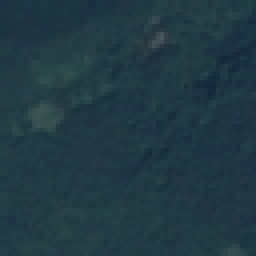
#> input picture be-mlsys-assignment-dataset/eval_set/tile_003.png, 64 x 64 px (shown 4 times larger)
$ python -i model.py   (imports and definitions only)
#> lines starting #> are read from the running program, lines starting #| are printed output that depends on the picture
#> further down, picture is the input picture: PIL image 64x64 RGB; mean R, G, B 33.6, 57.5, 67.4
import time
import math
import warnings
import joblib
# [1 line not run here, left out]
import numpy as np
from PIL import Image
from pathlib import Path
from typing import Dict, Any, Optional

from app.config import settings

def extract_features(img: Image.Image) -> np.ndarray:
    """
    Extract robust spatial, spectral, and textural features from a 64x64 satellite tile.
    Designed for offline edge execution: zero network calls, CPU-friendly, <2ms latency.
    """
    img_rgb = img.convert('RGB')
    arr = np.array(img_rgb, dtype=np.float32)
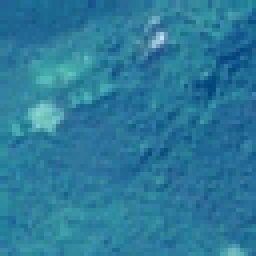
#> arr: shape (64, 64, 3) float32 (shown 4 times larger); mean R, G, B 33.6, 57.5, 67.4; drawn with min black and max white

    # 1. Spectral Channel Statistics (Mean, Std, 10th & 90th Percentiles)
    mean_rgb = arr.mean(axis=(0, 1))
#> mean_rgb = [33.57, 57.51, 67.4]
    std_rgb = arr.std(axis=(0, 1))
#> std_rgb = [4.55, 5.49, 3.25]
    p10_rgb = np.percentile(arr, 10, axis=(0, 1))
#> p10_rgb = [29, 52, 64]
    p90_rgb = np.percentile(arr, 90, axis=(0, 1))
#> p90_rgb = [38, 63, 71]

    # 2. Spectral Vegetation & Water Proxies (Optical Band Ratios)
    # Band 4 (Red), Band 3 (Green), Band 2 (Blue)
    r = arr[:, :, 0]
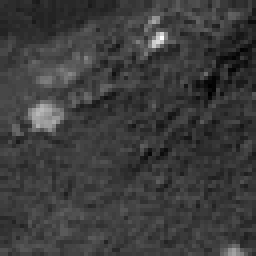
#> r: shape (64, 64) float32 (shown 4 times larger); min 20, max 77, mean 33.6; drawn with min black and max white
    g = arr[:, :, 1]
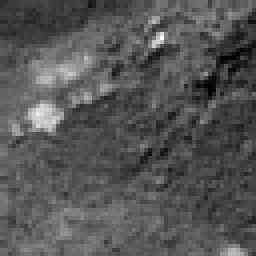
#> g: shape (64, 64) float32 (shown 4 times larger); min 41, max 90, mean 57.5; drawn with min black and max white
    b = arr[:, :, 2]
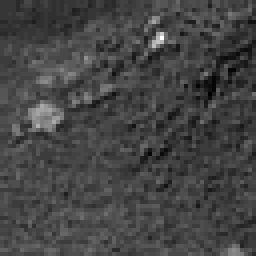
#> b: shape (64, 64) float32 (shown 4 times larger); min 56, max 98, mean 67.4; drawn with min black and max white

    # Visible Atmospherically Resistant Index (VARI) proxy: (G - R) / (G + R + eps)
    rg_diff = (g - r) / (g + r + 1e-5)
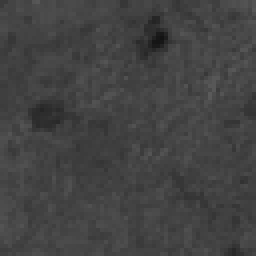
#> rg_diff: shape (64, 64) float32 (shown 4 times larger); min 0.0778, max 0.355, mean 0.264
    # Blue-to-Red ratio: strong discriminator for deep vs shallow water bodies
    br_diff = (b - r) / (b + r + 1e-5)
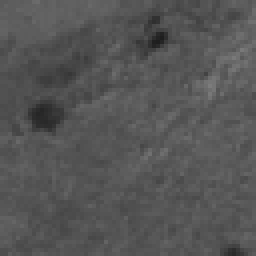
#> br_diff: shape (64, 64) float32 (shown 4 times larger); min 0.12, max 0.487, mean 0.338

    idx_features = [
        float(rg_diff.mean()), float(rg_diff.std()),
        float(br_diff.mean()), float(br_diff.std())
    ]
#> idx_features = [0.264, 0.0269, 0.338, 0.0379]

    # 3. Spatial Grid Pooling (2x2 sub-blocks)
    # Captures spatial asymmetry (e.g. highways/rivers traversing a quadrant)
    h, w, _ = arr.shape
#> h = 64; w = 64
    h_mid, w_mid = h // 2, w // 2
#> h_mid = 32; w_mid = 32
    quadrants = [
        arr[:h_mid, :w_mid],
        arr[:h_mid, w_mid:],
        arr[h_mid:, :w_mid],
        arr[h_mid:, w_mid:]
    ]
    quad_stats = []
    for quad in quadrants:
        quad_stats.extend(quad.mean(axis=(0, 1)))
        quad_stats.extend(quad.std(axis=(0, 1)))
#> this loop made 4 passes
#> after the loop, quad_stats = [34.8, 59.14, 67.99, 5.77, 7.13, 3.84, 32.7, 56.11, 66.6, 5.51, 5.73, 3.85, 34.13, 59.06, 68.23, 2.4, 3.46, 2.04, 32.66, 55.72, 66.77, 3.17, 3.84, 2.53]

    # 4. Color Histograms (16 bins per channel = 48 features)
    hist_r, _ = np.histogram(r, bins=16, range=(0, 256), density=True)
#> hist_r = [0, 0.0182, 0.0432, 0.000977, 0.000107, 0, 0, 0, 0, 0, 0, 0, 0, 0, 0, 0]
    hist_g, _ = np.histogram(g, bins=16, range=(0, 256), density=True)
#> hist_g = [0, 0, 0.00127, 0.055, 0.00589, 0.000336, 0, 0, 0, 0, 0, 0, 0, 0, 0, 0]
    hist_b, _ = np.histogram(b, bins=16, range=(0, 256), density=True)
#> hist_b = [0, 0, 0, 0.00517, 0.0569, 0.000397, 1.53e-05, 0, 0, 0, 0, 0, 0, 0, 0, 0]

    # 5. Spatial Edge Texture (finite differences along X and Y axes)
    dx = np.abs(np.diff(arr, axis=1)).mean(axis=(0, 1))
#> dx = [2.14, 2.27, 2.04]
    dy = np.abs(np.diff(arr, axis=0)).mean(axis=(0, 1))
#> dy = [2.33, 2.55, 2.21]

    features = np.concatenate([
        mean_rgb, std_rgb, p10_rgb, p90_rgb,
        np.array(idx_features, dtype=np.float32),
        np.array(quad_stats, dtype=np.float32),
        hist_r, hist_g, hist_b,
        dx, dy
    ])
#> features = 94 values, max 71 at index 11, min 0 at index 40, mean 12.62
    return features


class TileClassifier:
    """
    Offline inference engine wrapper.
    Loads trained model bundle and produces predictions with confidence & uncertainty metrics.
    """
    def __init__(self, model_path: Optional[Path] = None):
        self.model_path = model_path or settings.MODEL_PATH
        self.model = None
        self.classes = settings.CLASSES
        self._load()

    def _load(self):
        if self.model_path.exists():
            bundle = joblib.load(self.model_path)
            if isinstance(bundle, dict) and "model" in bundle:
                self.model = bundle["model"]
                self.classes = bundle.get("classes", settings.CLASSES)
            else:
                self.model = bundle
            if hasattr(self.model, "n_jobs"):
                self.model.n_jobs = 1
        else:
            self.model = None

    @property
    def is_loaded(self) -> bool:
        return self.model is not None

    # [42 lines left out: function predict, not called in this run]

# Global singleton classifier instance
classifier = TileClassifier()

>>> from PIL import Image
>>> picture = Image.open('../be-mlsys-assignment-dataset/eval_set/tile_003.png')
>>> result = extract_features(picture)
#> result has the same summary as features in extract_features

$ run again, on be-mlsys-assignment-dataset/eval_set/tile_005.png
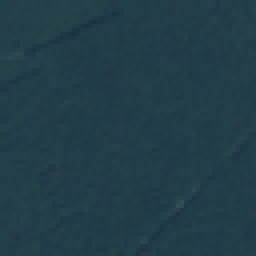
#> input picture be-mlsys-assignment-dataset/eval_set/tile_005.png, 64 x 64 px (shown 4 times larger)
#> picture is the input picture: PIL image 64x64 RGB; mean R, G, B 34.5, 61.8, 72.7
#> in extract_features, `arr = np.array(img_rgb, dtype=np.float32)`:
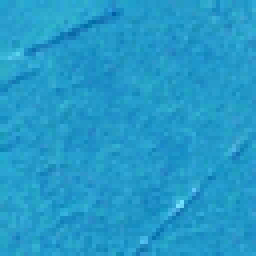
#> arr: shape (64, 64, 3) float32 (shown 4 times larger); mean R, G, B 34.5, 61.8, 72.7; drawn with min black and max white
#> mean_rgb = [34.5, 61.82, 72.66]
#> std_rgb = [1.87, 2.25, 1.71]
#> p10_rgb = [32, 59, 71]
#> p90_rgb = [37, 64, 75]
#> in extract_features, `br_diff = (b - r) / (b + r + 1e-5)`:
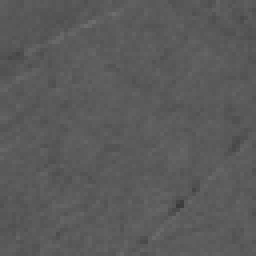
#> br_diff: shape (64, 64) float32 (shown 4 times larger); min 0.232, max 0.429, mean 0.356
#> idx_features = [0.284, 0.0136, 0.356, 0.0158]
#> the loop in extract_features, `for quad in quadrants:` made 4 passes
#> after the loop in extract_features, `for quad in quadrants:`: quad_stats = [34.64, 61.99, 72.72, 2.04, 2.82, 1.89, 34.61, 61.91, 72.66, 1.5, 1.61, 1.39, 34.58, 61.95, 72.72, 1.64, 2.01, 1.6, 34.19, 61.43, 72.56, 2.2, 2.35, 1.9]
#> hist_r = [0, 0.00258, 0.0599, 6.1e-05, 0, 0, 0, 0, 0, 0, 0, 0, 0, 0, 0, 0]
#> hist_g = [0, 0, 0, 0.0504, 0.0121, 0, 0, 0, 0, 0, 0, 0, 0, 0, 0, 0]
#> hist_b = [0, 0, 0, 0, 0.0623, 0.000168, 0, 0, 0, 0, 0, 0, 0, 0, 0, 0]
#> dx = [1.34, 1.46, 1.35]
#> dy = [1.44, 1.59, 1.48]
#> features = 94 values, max 75 at index 11, min 0 at index 40, mean 12.99
#> result has the same summary as features in extract_features

$ run again, on be-mlsys-assignment-dataset/eval_set/tile_006.png
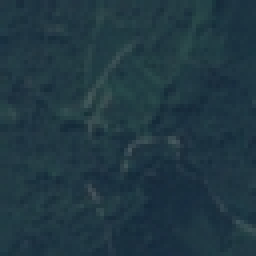
#> input picture be-mlsys-assignment-dataset/eval_set/tile_006.png, 64 x 64 px (shown 4 times larger)
#> picture is the input picture: PIL image 64x64 RGB; mean R, G, B 32.6, 55.9, 66.3
#> in extract_features, `arr = np.array(img_rgb, dtype=np.float32)`:
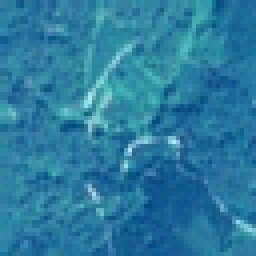
#> arr: shape (64, 64, 3) float32 (shown 4 times larger); mean R, G, B 32.6, 55.9, 66.3; drawn with min black and max white
#> mean_rgb = [32.58, 55.87, 66.31]
#> std_rgb = [5.66, 6.51, 4.14]
#> p10_rgb = [26, 48, 61]
#> p90_rgb = [38, 64, 71]
#> in extract_features, `br_diff = (b - r) / (b + r + 1e-5)`:
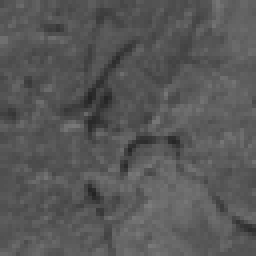
#> br_diff: shape (64, 64) float32 (shown 4 times larger); min 0.139, max 0.487, mean 0.345
#> idx_features = [0.266, 0.0323, 0.345, 0.0479]
#> the loop in extract_features, `for quad in quadrants:` made 4 passes
#> after the loop in extract_features, `for quad in quadrants:`: quad_stats = [35.25, 58.83, 67.62, 6.13, 6.73, 4.46, 32.11, 56.86, 66.25, 4.37, 6.12, 3.36, 32.76, 55.61, 66.45, 4.75, 4.97, 3.72, 30.21, 52.19, 64.93, 5.99, 6.22, 4.47]
#> hist_r = [0, 0.0267, 0.0343, 0.00139, 0.000107, 0, 0, 0, 0, 0, 0, 0, 0, 0, 0, 0]
#> hist_g = [0, 0, 0.00558, 0.0505, 0.00615, 0.000305, 0, 0, 0, 0, 0, 0, 0, 0, 0, 0]
#> hist_b = [0, 0, 0, 0.0141, 0.0473, 0.00101, 0, 0, 0, 0, 0, 0, 0, 0, 0, 0]
#> dx = [2.98, 3.13, 2.79]
#> dy = [2.99, 3.13, 2.74]
#> features = 94 values, max 71 at index 11, min 0 at index 40, mean 12.53
#> result has the same summary as features in extract_features

$ run again, on be-mlsys-assignment-dataset/eval_set/tile_007.png
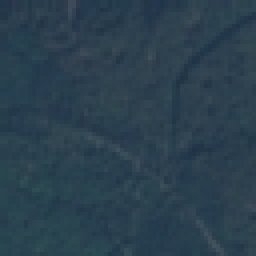
#> input picture be-mlsys-assignment-dataset/eval_set/tile_007.png, 64 x 64 px (shown 4 times larger)
#> picture is the input picture: PIL image 64x64 RGB; mean R, G, B 43.1, 64, 78.3
#> in extract_features, `arr = np.array(img_rgb, dtype=np.float32)`:
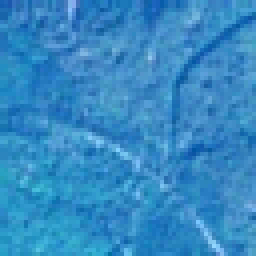
#> arr: shape (64, 64, 3) float32 (shown 4 times larger); mean R, G, B 43.1, 64, 78.3; drawn with min black and max white
#> mean_rgb = [43.1, 64.05, 78.28]
#> std_rgb = [4.67, 4.26, 3.08]
#> p10_rgb = [37, 59, 75]
#> p90_rgb = [49, 69, 82]
#> in extract_features, `br_diff = (b - r) / (b + r + 1e-5)`:
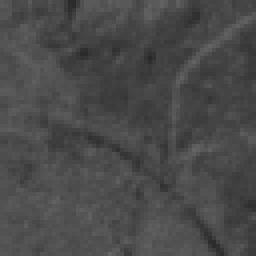
#> br_diff: shape (64, 64) float32 (shown 4 times larger); min 0.161, max 0.4, mean 0.292
#> idx_features = [0.197, 0.033, 0.292, 0.0359]
#> the loop in extract_features, `for quad in quadrants:` made 4 passes
#> after the loop in extract_features, `for quad in quadrants:`: quad_stats = [42.59, 62.53, 77.63, 4.81, 3.95, 2.98, 44.75, 63.96, 78.29, 4.46, 4.18, 2.95, 41.86, 65.92, 78.93, 3.94, 4.05, 2.96, 43.19, 63.78, 78.28, 4.92, 4.15, 3.28]
#> hist_r = [0, 9.16e-05, 0.052, 0.0104, 4.58e-05, 0, 0, 0, 0, 0, 0, 0, 0, 0, 0, 0]
#> hist_g = [0, 0, 0, 0.0273, 0.0351, 9.16e-05, 0, 0, 0, 0, 0, 0, 0, 0, 0, 0]
#> hist_b = [0, 0, 0, 0, 0.0424, 0.0201, 0, 0, 0, 0, 0, 0, 0, 0, 0, 0]
#> dx = [2.66, 2.6, 2.37]
#> dy = [2.67, 2.68, 2.37]
#> features = 94 values, max 82 at index 11, min 0 at index 40, mean 14.6
#> result has the same summary as features in extract_features
